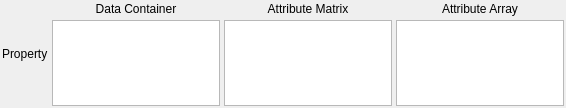
<?xml version="1.0" encoding="UTF-8"?>
<ui version="4.0">
 <class>ArraySelectionWidget</class>
 <widget class="QWidget" name="ArraySelectionWidget">
  <property name="geometry">
   <rect>
    <x>0</x>
    <y>0</y>
    <width>566</width>
    <height>108</height>
   </rect>
  </property>
  <property name="windowTitle">
   <string>ArraySelectionWidget</string>
  </property>
  <layout class="QGridLayout" name="widgetLayout">
   <property name="margin">
    <number>2</number>
   </property>
   <property name="spacing">
    <number>4</number>
   </property>
   <item row="1" column="1">
    <widget class="QListWidget" name="dataContainerList">
     <property name="minimumSize">
      <size>
       <width>150</width>
       <height>0</height>
      </size>
     </property>
     <property name="editTriggers">
      <set>QAbstractItemView::EditKeyPressed|QAbstractItemView::SelectedClicked</set>
     </property>
    </widget>
   </item>
   <item row="1" column="2">
    <widget class="QListWidget" name="attributeMatrixList">
     <property name="minimumSize">
      <size>
       <width>150</width>
       <height>0</height>
      </size>
     </property>
     <property name="editTriggers">
      <set>QAbstractItemView::EditKeyPressed|QAbstractItemView::SelectedClicked</set>
     </property>
    </widget>
   </item>
   <item row="1" column="3">
    <widget class="QListWidget" name="attributeArrayList">
     <property name="minimumSize">
      <size>
       <width>150</width>
       <height>0</height>
      </size>
     </property>
     <property name="editTriggers">
      <set>QAbstractItemView::EditKeyPressed|QAbstractItemView::SelectedClicked</set>
     </property>
     <property name="uniformItemSizes">
      <bool>true</bool>
     </property>
    </widget>
   </item>
   <item row="0" column="1">
    <widget class="QLabel" name="label">
     <property name="text">
      <string>Data Container</string>
     </property>
     <property name="alignment">
      <set>Qt::AlignCenter</set>
     </property>
    </widget>
   </item>
   <item row="0" column="2">
    <widget class="QLabel" name="label_2">
     <property name="text">
      <string>Attribute Matrix</string>
     </property>
     <property name="alignment">
      <set>Qt::AlignCenter</set>
     </property>
    </widget>
   </item>
   <item row="0" column="3">
    <widget class="QLabel" name="label_3">
     <property name="text">
      <string>Attribute Array</string>
     </property>
     <property name="alignment">
      <set>Qt::AlignCenter</set>
     </property>
    </widget>
   </item>
   <item row="0" column="0" rowspan="2">
    <widget class="QLabel" name="ArraySelectionWidgetLabel">
     <property name="text">
      <string>Property</string>
     </property>
    </widget>
   </item>
  </layout>
 </widget>
 <resources/>
 <connections/>
</ui>
